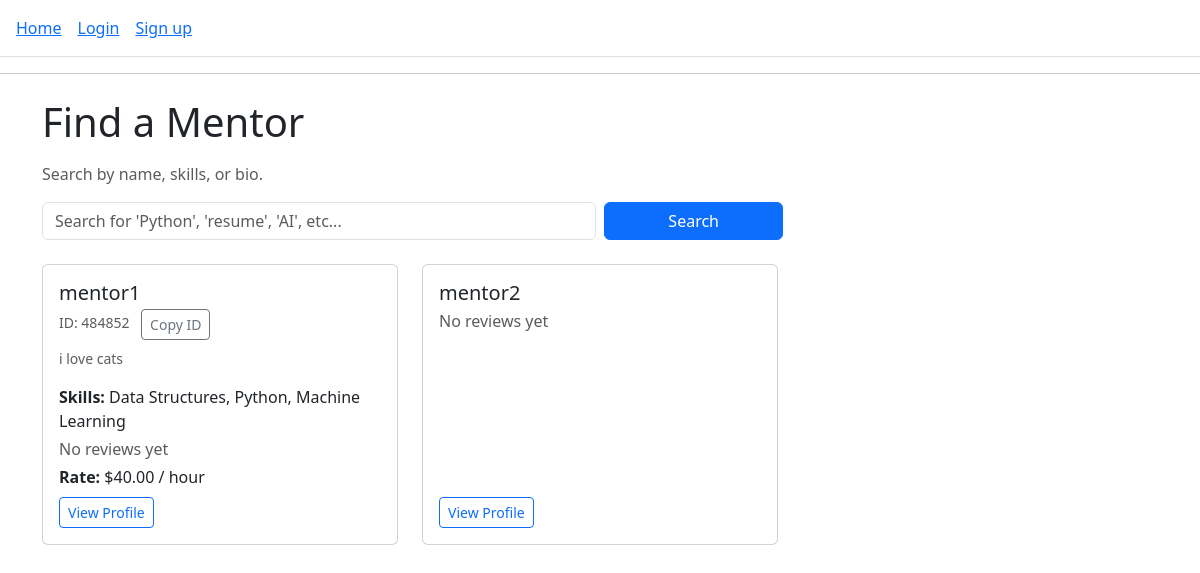
The app's page /mentors/, older data.
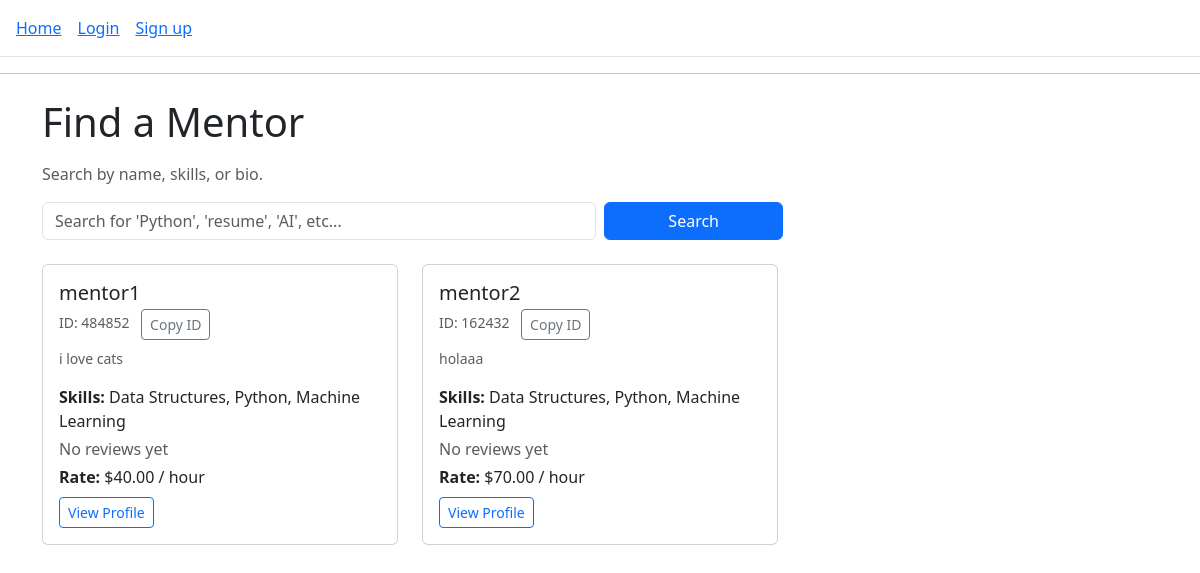
The same page, newer data.
### core/models.py (models this page shows, shortened)
class Profile(models.Model):
    ROLE_CHOICES = [
        ("MENTOR", "Mentor"),
        ("MENTEE", "Mentee"),
    ]
    user = models.OneToOneField(
        settings.AUTH_USER_MODEL,
        on_delete=models.CASCADE,
        related_name="profile",
    )
    role = models.CharField(max_length=10, choices=ROLE_CHOICES)
    public_id = models.CharField(
        max_length=10,
        unique=True,
        editable=False,
        blank=True,
        null=True,
    )
    bio = models.TextField(blank=True)
    skills = models.CharField(
        max_length=255,
        blank=True,
        help_text="Comma-separated skills, e.g. Python, Data Science, Resume Review",
    )
    hourly_rate = models.DecimalField(
        max_digits=6,
        decimal_places=2,
        null=True,
        blank=True,
        help_text="Only for mentors",
    )
    photo = models.ImageField(
        upload_to="profiles/",
        blank=True,
        null=True,
    )

### core/views.py (the view, shortened to what this page needs)
# urls.py: path("mentors/", views.mentor_list, name="mentor_list"),  # mentor list
def mentor_list(request):
    query = request.GET.get("q", "").strip()
    mentors = Profile.objects.filter(role="MENTOR")
    mentors = mentors.annotate(
        avg_rating=Avg("sessions_as_mentor__review__rating")
    )
    context = {
        "mentors": mentors,
        "query": query,
    }
    return render(request, "core/mentor_list.html", context)

### templates/core/mentor_list.html (shortened to what this page needs)
{% extends "base.html" %}
{% block content %}
<div class="container mt-4">
    <h1 class="mb-3">Find a Mentor</h1>
    <p class="text-muted">Search by name, skills, or bio.</p>
    <form method="get" class="row g-2 mb-4">
        <div class="col-sm-8 col-md-6">
            <input
                type="text"
                name="q"
                value="{{ query }}"
                class="form-control"
                placeholder="Search for 'Python', 'resume', 'AI', etc..."
            >
        </div>
        <div class="col-sm-4 col-md-2">
            <button type="submit" class="btn btn-primary w-100">
                Search
            </button>
        </div>
    </form>
    {% if mentors %}
        <div class="row">
            {% for mentor in mentors %}
                <div class="col-md-4 mb-4">
                    <div class="card h-100">
                        <div class="card-body d-flex flex-column">
                            <h5 class="card-title mb-1">
                                {{ mentor.user.username }}
                            </h5>
                            {% if mentor.public_id %}
                                <p class="small text-muted mb-2">
                                    ID: {{ mentor.public_id }}
                                    <button
                                        type="button"
                                        class="btn btn-sm btn-outline-secondary ms-2"
                                        onclick="navigator.clipboard.writeText('{{ mentor.public_id }}'); alert('ID copied to clipboard');"
                                    >
                                        Copy ID
                                    </button>
                                </p>
                            {% endif %}
                            {% if mentor.bio %}
                                <p class="card-text small text-muted">
                                    {{ mentor.bio|truncatewords:20 }}
                                </p>
                            {% endif %}
                            {% if mentor.skills %}
                                <p class="mb-1">
                                    <strong>Skills:</strong>
                                    {{ mentor.skills }}
                                </p>
                            {% endif %}
                            {% if mentor.avg_rating %}
                                <p class="mb-1">
                                    ⭐ {{ mentor.avg_rating|floatformat:1 }} / 5
                                </p>
                            {% else %}
                                <p class="mb-1 text-muted">
                                    No reviews yet
                                </p>
                            {% endif %}
                            {% if mentor.hourly_rate %}
                                <p class="mb-2">
                                    <strong>Rate:</strong>
                                    ${{ mentor.hourly_rate }} / hour
                                </p>
                            {% endif %}
                            <div class="mt-auto">
                                <a
                                  href="{% url 'mentor_detail' mentor.id %}"
                                  class="btn btn-outline-primary btn-sm me-2"
                                >
                                    View Profile
                                </a>
                            </div>
                        </div>
                    </div>
                </div>
            {% endfor %}
        </div>
    {% else %}
        {% if query %}
            <p>No mentors found matching "<strong>{{ query }}</strong>".</p>
        {% else %}
            <p>No mentors available yet. Create some in the admin to test.</p>
        {% endif %}
    {% endif %}
</div>
{% endblock %}

Row changes from the older to the newer data that the page shows:
changed Profile "mentor2": public_id (not shown) → "162432"; bio (not shown) → "holaaa"; skills (not shown) → "Data Structures, Python, Machine Learning"; hourly_rate (not shown) → "70.00"
